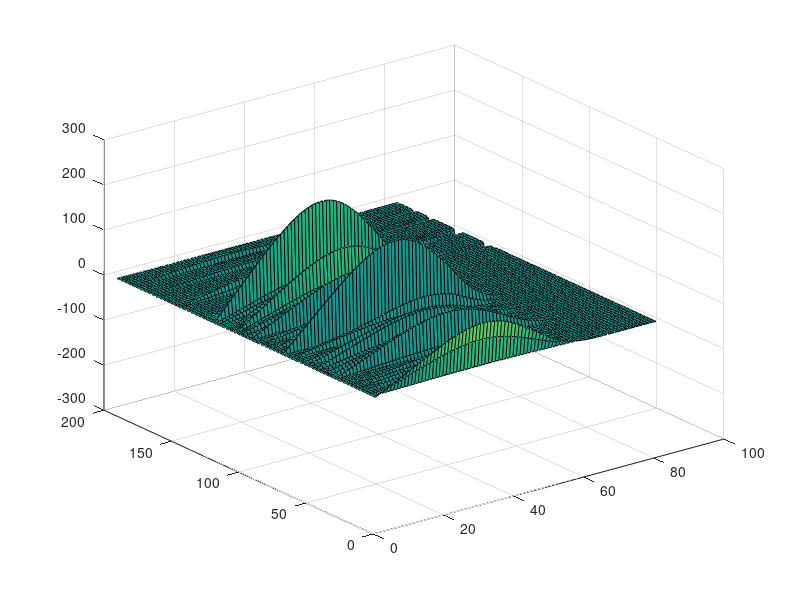

The MATLAB script that drew this image:
function Diplome
  %X = dlmread('X.txt');
  %Y = dlmread('Y.txt');
  Z = dlmread('ThreadByFrequency.csv');
  
  figure
  surf(Z);
  grid on
end